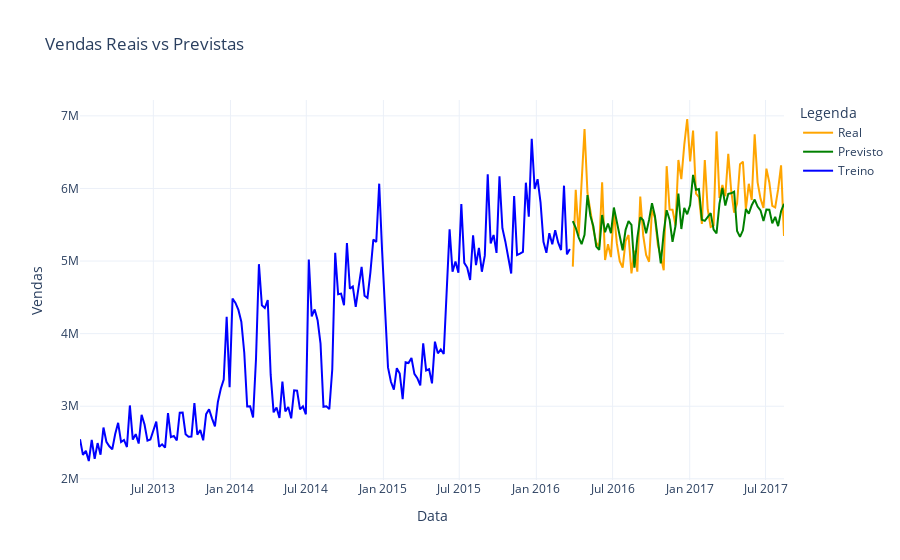

The cell this chart's notebook holds for it:
### Code cell
# Pré-processamento dos dados
# Dividir os dados
train, test, scaler = preprocess_data_LSTM(
    favorita_agrupado['Vendas'].values, train_size_ratio=0.7
)

# Definir o look_back
look_back = 10

# Criar conjuntos de treinamento
X_train, y_train = create_dataset_LSTM(train, look_back)

# Estender o conjunto de teste para incluir os últimos `look_back` dados do conjunto de treinamento
extended_test = np.concatenate([train[-look_back:], test])

# Criar o conjunto de teste com base no conjunto estendido
X_test, y_test = create_dataset_LSTM(extended_test, look_back)

# Criar e treinar o modelo
start_train_time = time.time()
model, history = create_and_train_model_LSTM(X_train, y_train, look_back, epochs=1000)
end_train_time = time.time()
train_time = end_train_time - start_train_time

# Realizar previsões no conjunto de teste
start_forecast_time = time.time()
test_predict = model.predict(X_test)
end_forecast_time = time.time()
forecast_time = end_forecast_time - start_forecast_time

# Reverter a normalização das previsões e dos valores reais
test_predict_original = scaler.inverse_transform(test_predict).flatten()
y_test_original = scaler.inverse_transform(y_test.reshape(-1, 1)).flatten()

# Garantir que os índices estão corretos
test_index = favorita_agrupado.index[-len(y_test):]  # Ajustado para corresponder ao conjunto de teste estendido
train_index = favorita_agrupado.index[:len(train)]

print(f"Tempo de treino: {train_time} segundos")
print(f"Tempo de previsão: {forecast_time} segundos")

# Plotando os dados originais
fig = go.Figure()

# Add traces for real and predicted sales
fig.add_trace(go.Scatter(x=test_index, y=y_test_original, mode='lines', name='Real', line=dict(color='orange')))
fig.add_trace(go.Scatter(x=test_index, y=test_predict_original, mode='lines', name='Previsto', line=dict(color='green')))
fig.add_trace(go.Scatter(x=train_index, y=scaler.inverse_transform(train).flatten(), mode='lines', name='Treino', line=dict(color='blue')))

# Add titles and labels
fig.update_layout(
    title='Vendas Reais vs Previstas',
    xaxis_title='Data',
    yaxis_title='Vendas',
    legend_title='Legenda',
    template='plotly_white'
)

# Show the figure
fig.show()
